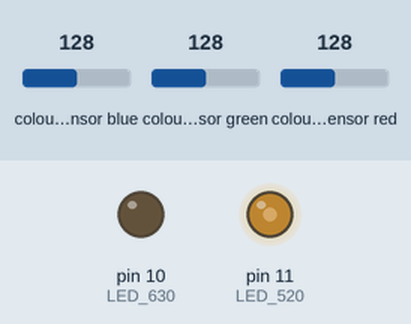
This sketch was run on a simulated Arduino Nano, built with avr-gcc and run on an emulated ATmega328P. Parts: output pins drawn as LEDs (lit = HIGH). Wiring (inferred from the names in the program): TCS3200 colour sensor: output pin 9; S2 pin 7; S3 pin 8; S0 pin 5; S1 pin 6. The test bench sets the inputs (shaded band); at power-on: colour sensor blue 128, colour sensor green 128, colour sensor red 128. Pins used as bus, display or sensor lines are not drawn; what the sketch prints to the serial monitor is not drawn.

Above: at 0.05 s.
At 11.05 s:
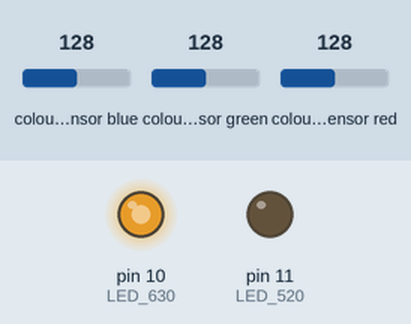
At 21.95 s:
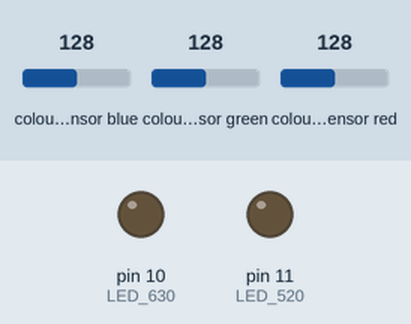
Timing chart, 0 to 28.6 s (numbered marks = the images above):
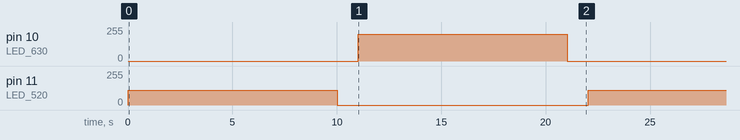

The sketch:

firmware_code_pointSpectra.ino
```cpp
// (licence header left out)
/*
 *
 * Pin connections
 * Arduino Nano -> Transmitter board; Arduino Nano -> Receiver board.
 *
 */
#define S0 5
#define S1 6
#define S2 7
#define S3 8
#define LED_520 11
#define LED_560 3
#define LED_600 4
#define LED_630 10 // 520 pads on the board
#define LED_660 2
#define sensorOut 9

/*
 * Variable initializations.
 */
int count = 0;
int average_count = 100; // 5 seconds averaging value; the loop has 100 ms delay in it so counting 50 times to get 5 seconds.
float initial_value = 0;
float reference_value = 0;

float frequency_520 = 0;
float average_f_520 = 0;
float frequency_560 = 0;
float average_f_560 = 0;
float frequency_600 = 0;
float average_f_600 = 0;
float frequency_630 = 0;
float average_f_630 = 0;
float frequency_660 = 0;
float average_f_660 = 0;

float normalized_wavelength_green = 500;
float normalizing_factor_green = 0.6;
float nomralized_wavelength_red = 650;
float normalizing_factor_red = 0.8; //650nm
float normalized_520;
float normalized_560;
float normalized_600;
float normalized_630;
float normalized_660;


float slope;
float constant = 0.06;
void setup() {
  pinMode(S0, OUTPUT);
  pinMode(S1, OUTPUT);
  pinMode(S2, OUTPUT);
  pinMode(S3, OUTPUT);
  pinMode(sensorOut, INPUT);
  pinMode(LED_520, OUTPUT);
  pinMode(LED_630, OUTPUT);

  //Setting frequency-scaling to 100%, clear photodiode type, no filters!
  digitalWrite(S0, HIGH);
  digitalWrite(S1, LOW);
  digitalWrite(S2, HIGH);
  digitalWrite(S3, HIGH);

  Serial.begin(9600);

//  //checking the reference value(i.e average of readings for 5s) which is the value of the sensor in the current setup and environment.
//  Serial.print("Checking reference value:");
//  while(count < average_count){
//    initial_value = pulseIn(sensorOut, HIGH);
//    reference_value = reference_value + initial_value;
//    delay(100);
//    count = count + 1;
//    //Serial.println(initial_value);
//  }
//  count = 0;
//  Serial.println(reference_value/(float)average_count);
//
  //Calulating slope of the spectral response cruver for the TCS3200
  slope = (normalizing_factor_red - normalizing_factor_green)/(nomralized_wavelength_red - normalized_wavelength_green);
  normalized_520 = slope*520 - constant;
  normalized_560 = slope*560 - constant;
  normalized_600 = slope*600 - constant;
  normalized_630 = slope*630 - constant;
  normalized_660 = slope*660 - constant;
////  Serial.print("normalized_520:");
////  Serial.println(normalized_520);
////  Serial.print("normalized_560:");
////  Serial.println(normalized_560);
////  Serial.print("normalized_600:");
////  Serial.println(normalized_600);
////  Serial.print("normalized_630:");
////  Serial.println(normalized_630);
////  Serial.print("normalized_660:");
////  Serial.println(normalized_660);
//
//  /*
// * 520 nm frequency readings average
// */
//  Serial.print("Average_Frequency of 520nm:");
//  digitalWrite(LED_520, HIGH);
//  while(count < average_count){
//    frequency_520 = pulseIn(sensorOut, HIGH);
//    average_f_520 = average_f_520 + frequency_520;
//    delay(100);
//    count = count + 1;
//  }
//  digitalWrite(LED_520, LOW);
//  Serial.println(normalized_520*(average_f_520/(float)average_count));
//  count = 0;
//  average_f_520 = 0;
//  delay(1000);
//
//
//
//
///*
// * 560 nm frequency readings average
// */
//  Serial.print("Average_Frequency of 560nm:");
//  digitalWrite(LED_560, HIGH);
//  while(count < average_count){
//    frequency_560 = pulseIn(sensorOut, HIGH);
//    average_f_560 = average_f_560 + frequency_560;
//    delay(100);
//    count = count + 1;
//  }
//  digitalWrite(LED_560, LOW);
//  Serial.println(normalized_560*(average_f_560/(float)average_count));
//  count = 0;
//  average_f_560 = 0;
//  delay(1000);
//
//
///*
// * 600 nm frequency readings average
// */
//  Serial.print("Average_Frequency of 600nm:");
//  digitalWrite(LED_600, HIGH);
//  while(count < average_count){
//    frequency_600 = pulseIn(sensorOut, HIGH);
//    average_f_600 = average_f_600 + frequency_600;
//    delay(100);
//    count = count + 1;
//  }
//  digitalWrite(LED_600, LOW);
//  Serial.println(normalized_600*(average_f_600/(float)average_count));
//  count = 0;
//  average_f_600 = 0;
//  delay(1000);
//
//
//
///*
// * 630 nm frequency readings average
// */
//  Serial.print("Average_Frequency of 630nm:");
//  digitalWrite(LED_630, HIGH);
//  while(count < average_count){
//    frequency_630 = pulseIn(sensorOut, HIGH);
//    average_f_630 = average_f_630 + frequency_630;
//    delay(100);
//    count = count + 1;
//  }
//  digitalWrite(LED_630, LOW);
//  Serial.println(normalized_630*(average_f_630/(float)average_count));
//  count = 0;
//  average_f_630 = 0;
//  delay(1000);
//
//
///*
// * 660 nm frequency readings average
// */
//  Serial.print("Average_Frequency of 660nm:");
//  digitalWrite(LED_660, HIGH);
//  while(count < average_count){
//    frequency_660 = pulseIn(sensorOut, HIGH);
//    average_f_660 = average_f_660 + frequency_660;
//    delay(100);
//    count = count + 1;
//  }
//  digitalWrite(LED_660, LOW);
//  Serial.println(normalized_660*(average_f_660/(float)average_count));
//  count = 0;
//  average_f_660 = 0;
//  delay(1000);
//
}


void loop() {
/*
 * 520 nm frequency readings average
 */
  Serial.print("Average_Frequency of 520nm:");
  analogWrite(LED_520, 110); //110 -> 750
  while(count < average_count){
    frequency_520 = pulseIn(sensorOut, HIGH);
    //Serial.println(frequency_520);
    average_f_520 = average_f_520 + frequency_520;
    delay(100);
    count = count + 1;
  }
 analogWrite(LED_520, 0);
 Serial.println(normalized_520*(average_f_520/(float)average_count));
 count = 0;
 average_f_520 = 0;
 delay(1000);

 /*
 * 630 nm frequency readings average
 */
  Serial.print("Average_Frequency of 630nm:");
  analogWrite(LED_630, 200); //200 -> 750
  while(count < average_count){
    frequency_630 = pulseIn(sensorOut, HIGH);
    average_f_630 = average_f_630 + frequency_630;
    delay(100);
    count = count + 1;
  }
  analogWrite(LED_630, 0);
  Serial.println(normalized_630*(average_f_630/(float)average_count));
  count = 0;
  average_f_630 = 0;
  delay(1000);

//analogWrite(LED_520, 200);
//initial_value = pulseIn(sensorOut, HIGH);
////analogWrite(LED_520, 0);
//Serial.print("520nm:");
//Serial.println(initial_value);
//delay(1000);
//analogWrite(LED_630, 255);
//initial_value = pulseIn(sensorOut, HIGH);
//delay(5000);
//analogWrite(LED_630, 0);
//Serial.print("630nm:");
//Serial.println(initial_value);
//delay(1000);

}
```

Measured:
- by itself, pin 10 (LED_630): alternates 200/255 for 10.0 s and 0/255 for 12.0 s
- by itself, pin 11 (LED_520): alternates 110/255 for 10.0 s and 0/255 for 12.0 s
